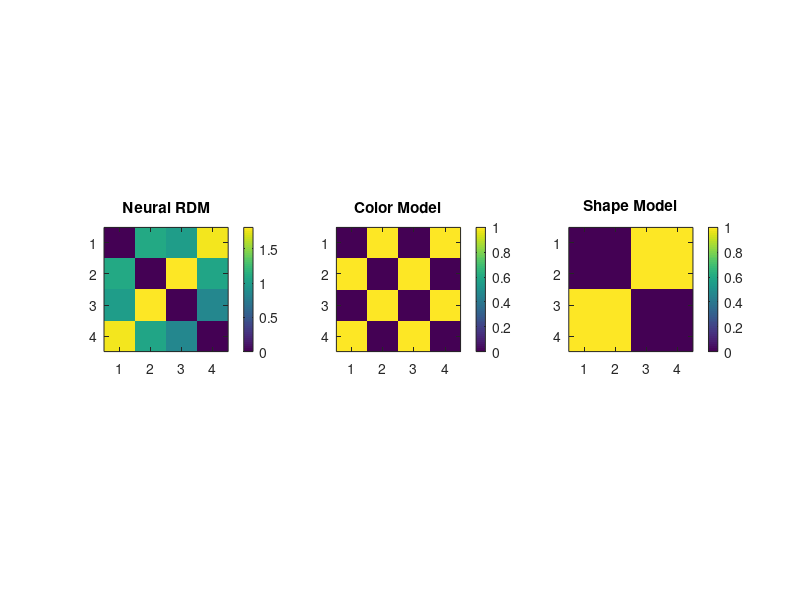

The MATLAB script that drew this image:
%% 2. Representational Similarity Analysis (RSA)
clear; clc; close all;
rng(25);

%% Parameters
nConditions = 4;   % (red-circle, green-circle, red-square, green-square)
nTrialsPerCond = 50; % total trials: 4 conditions * 50 trials each = 200 trials
nVoxels = 100;
nColorVoxels = 20;
nShapeVoxels = 20;

%% Labels for conditions
colors = repelem([1;2;1;2], nTrialsPerCond); % [R,G,R,G]
shapes = repelem([1;1;2;2], nTrialsPerCond); % [C,C,S,S]

%% Simulate voxel patterns
X = randn(nConditions * nTrialsPerCond, nVoxels);

% Add differences (color)
X(:, 1:nColorVoxels) = X(:, 1:nColorVoxels) + (colors - 1.5);

% Add differences (shape)
X(:, 21:20+nShapeVoxels) = X(:, 21:20+nShapeVoxels) + (shapes - 1.5);

%% Average patterns per condition with multiple trials
meanPatterns = zeros(nConditions, nVoxels);
for c = 1:nConditions
    meanPatterns(c,:) = mean(X((c-1)*nTrialsPerCond+1 : c*nTrialsPerCond, :), 1);
end

%% Compute neural RDM (1 - correlation)
neuralRDM = 1 - corr(meanPatterns');

%% Model RDMs
colorVec = [1;2;1;2];
shapeVec = [1;1;2;2];
model_color = double(colorVec ~= colorVec');
model_shape = double(shapeVec ~= shapeVec');

%% RSA correlations (excluding diagonals)
idx = logical(tril(ones(size(neuralRDM)), -1));
r_color = corr(neuralRDM(idx), model_color(idx));
r_shape = corr(neuralRDM(idx), model_shape(idx));
fprintf('RSA correlations: color = %.3f, shape = %.3f\n', r_color, r_shape);

%% Plot RDMs
figure;
subplot(1,3,1); imagesc(neuralRDM); title('Neural RDM'); axis square; colorbar;
subplot(1,3,2); imagesc(model_color); title('Color Model'); axis square; colorbar;
subplot(1,3,3); imagesc(model_shape); title('Shape Model'); axis square; colorbar;

